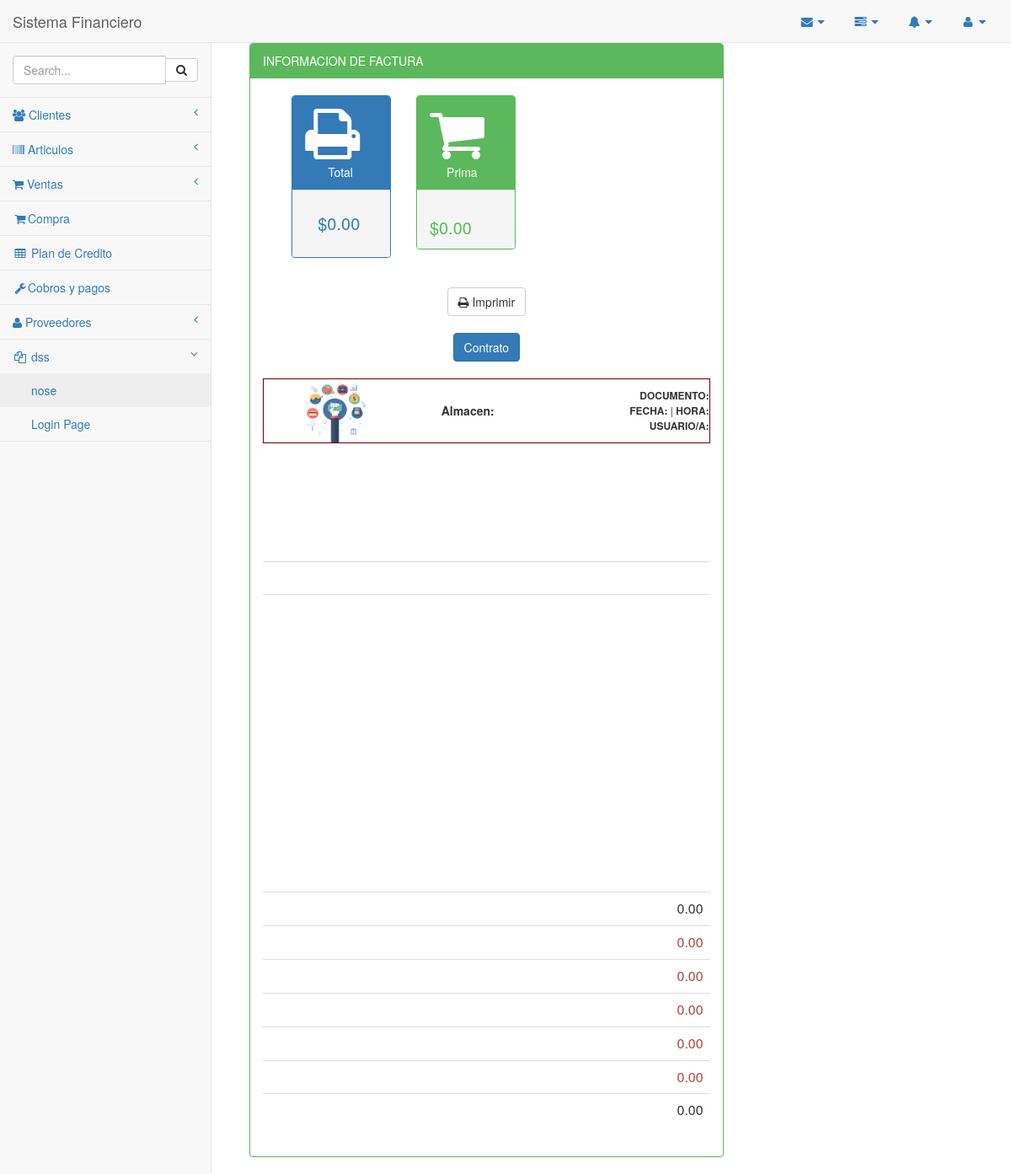
Before: /venta/pro_cont_cred.php with the older database file.
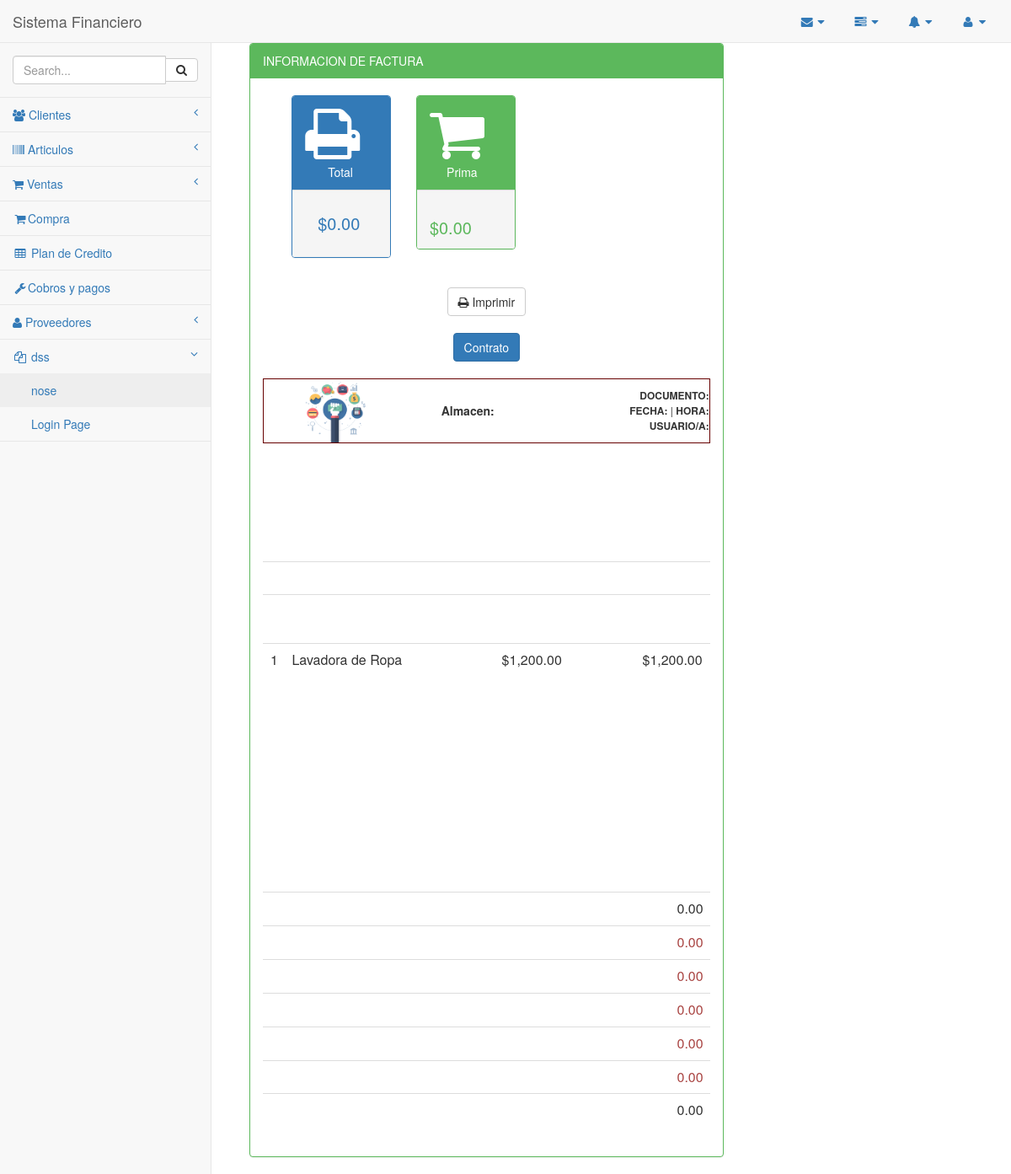
After: the same page with the newer database file.
### tables this page shows
CREATE TABLE `ventac_temp` (
  `id_venta` int(10) NOT NULL,
  `id_articulo` int(10) DEFAULT NULL,
  `cantidad` int(10) DEFAULT NULL
);

CREATE TABLE `articulos` (
  `idarticulos` int(11) NOT NULL,
  `codigo` varchar(45) DEFAULT NULL,
  `nombre` varchar(45) DEFAULT NULL,
  `cantidad` int(11) DEFAULT NULL,
  `valor` float DEFAULT NULL,
  `marca` varchar(45) DEFAULT NULL,
  `estado` varchar(45) DEFAULT NULL,
  `unidad` int(11) DEFAULT NULL,
  `idproveedor` int(10) DEFAULT NULL,
  `idcategoria` int(10) DEFAULT NULL
);

CREATE TABLE `inventario` (
  `idinventario` int(11) NOT NULL,
  `id_articulos` int(11) DEFAULT NULL,
  `stock` int(11) DEFAULT NULL,
  `stockMinimo` int(11) DEFAULT NULL,
  `pv` float DEFAULT NULL,
  `cant` int(11) DEFAULT NULL
);

### funciones.php (called while the page is built, shortened)
<?php
function formato($valor){
		return number_format($valor,2,".",",");
	}
        ?>

### venta/pro_cont_cred.php (the view, shortened to what the changed rows need)
<?php
include_once '../conexion/php_conexion.php';
include_once '../funciones.php';
 include_once '../Plantilla/encabezado.php';
        $pa=mysqli_query($conexion,"SELECT MAX(factura)as maximo FROM factura");
        if($row=mysqli_fetch_array($pa)){
            if($row['maximo']==NULL){
                $factura='12548741';
            }else{
                $factura=$row['maximo']+1;
            }
        }
?>
        <div id="page-wrapper">
            <div class="container-fluid">
            <div class="row">
                <div class="col-md-8">
                    <div class="panel panel-green">
                        <br/>
                        <div class="panel-body">
                        <center><button onclick="imprimir();" class="btn btn-default"><i class=" fa fa-print "></i> Imprimir</button></center><br>
                        <?php if ($_GET['pago']=='CONTADO') { }else{?>
                        <center> <button type="submit" class="btn btn-primary" onclick="location.href='./contrato.php?ir=<?php echo $id_cliente;?>&fac=<?php echo $factura;?>'">Contrato</button></center><br>
                        <?php }?>
                            <br>
                            <div id="imprimeme">
                             <br><br><br><br><br><br>
                            <br>
                            <div style="width:100%; height:275px; overflow: auto;">
                            <table class="table" width="425px" style="border: 1px dotted #FFFFFF; -moz-border-radius: 12px;-webkit-border-radius: 12px;padding: 10px;">
                                            <?php
                                                mysqli_query($conexion,"INSERT INTO factura (factura,valor,fecha) VALUE ('$factura','$netoO','$fecha')");
                                                $pa=mysqli_query($conexion,"SELECT * FROM ventaC_temp, inventario
                                                WHERE  ventaC_temp.id_articulo=inventario.id_articulos");
                                                while($row=mysqli_fetch_array($pa)){
                                                    $cantidad=$row['cantidad'];
                                                    $id_art=$row['id_articulo'];
                                                    $codigo=$row['id_articulo'];
                                                     $new=$row['pv'];
                                                    $importe_dos=$row['cantidad']*$new+$iva;
                        $consultaAr=mysqli_query($conexion,"SELECT * FROM articulos WHERE idarticulos=".$row['id_articulo']."");
                        while($rowCon=mysqli_fetch_array($consultaAr)){
                            $p_nombre=$rowCon['nombre'];
                            $costo=$rowCon['valor'];
                        }
                                                    $cost_total=$row['cantidad']*$costo;
                                                    mysqli_query($conexion,"INSERT INTO detalle (factura, articulo, codigo, cantidad, valor, importe, tipo, fecha)
                                                                              VALUES ('$factura','$id_art','$codigo','$cantidad','$new','$importe_dos','VENTA','$fecha')");
                                                     $pwa=mysqli_query($conexion,"SELECT * FROM inventario WHERE id_articulos='$codigo'");
                                                    if($roww=mysqli_fetch_array($pwa)){
                                                        $new_cant=$roww['stock']-$cantidad;
                                                        mysqli_query($conexion,"UPDATE inventario SET stock='$new_cant' WHERE id_articulos='$codigo'");
                                                    }
                                                    $detalle_sql="INSERT INTO kardex (factura, tipo, id_articulos, cantidad, costoK, importe, stockk, fecha)
                                                                          VALUES ('$factura','VENTA','$id_art','$cantidad','$costo','$cost_total','$new_cant','$fecha')";
                                                    mysqli_query($conexion,$detalle_sql);
                                            ?>
                                            <tr>
                                                <td width="5%" align="left"><?php echo $cantidad; ?></td>
                                                <td width="75%"><?php echo  $p_nombre;  ?></td>
                                                <td><div align="right">$<?php echo formato($new); ?></div></td>
                                                <td width="20%"><div align="right"></div></td>
                                                <td width="2%"><div align="right"></div></td>
                                                <td><div align="right">$<?php echo formato($importe_dos); ?></div></td>
                                            </tr>
                                                <?php } ?>
                                        </table>
                                        </div>
                                        <br>
                        </div>
                    </div>
                </div>
            </div>
        </div>
<?php
include_once '../Plantilla/inferior.php';
?>

Changed rows visible on the page:
added ventac_temp: cantidad "1", id_articulo.nombre "Lavadora de Ropa", inventario.pv "1,200.00", cantidad.pv "1,200.00"
